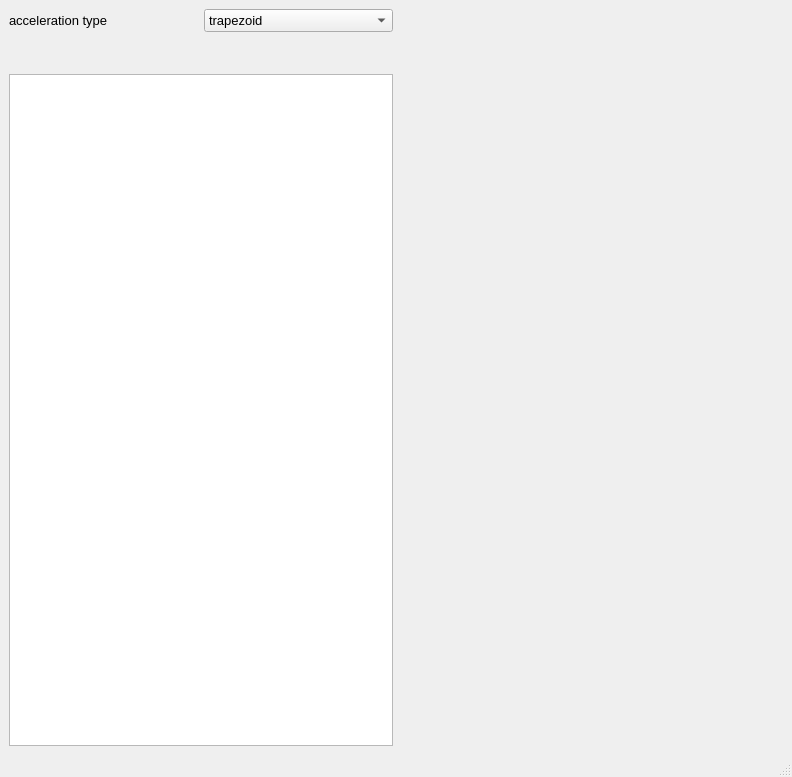
<?xml version="1.0" encoding="UTF-8"?>
<ui version="4.0">
 <class>MainWindow</class>
 <widget class="QMainWindow" name="MainWindow">
  <property name="geometry">
   <rect>
    <x>0</x>
    <y>0</y>
    <width>792</width>
    <height>777</height>
   </rect>
  </property>
  <property name="font">
   <font>
    <pointsize>10</pointsize>
   </font>
  </property>
  <property name="windowTitle">
   <string>MotorGraph</string>
  </property>
  <widget class="QWidget" name="centralwidget">
   <layout class="QHBoxLayout" name="horizontalLayout">
    <item>
     <layout class="QVBoxLayout" name="verticalLayout">
      <item>
       <layout class="QHBoxLayout" name="horizontalLayout_4">
        <item>
         <widget class="QLabel" name="label">
          <property name="text">
           <string>acceleration type</string>
          </property>
         </widget>
        </item>
        <item>
         <widget class="QComboBox" name="comboBox">
          <item>
           <property name="text">
            <string>trapezoid</string>
           </property>
          </item>
          <item>
           <property name="text">
            <string>triangle</string>
           </property>
          </item>
          <item>
           <property name="text">
            <string>parabola</string>
           </property>
          </item>
         </widget>
        </item>
       </layout>
      </item>
      <item>
       <widget class="QDoublespinboxAndQSlider" name="acceleration" native="true"/>
      </item>
      <item>
       <widget class="QDoublespinboxAndQSlider" name="v_max" native="true"/>
      </item>
      <item>
       <widget class="QDoublespinboxAndQSlider" name="distance" native="true"/>
      </item>
      <item>
       <widget class="QDoublespinboxAndQSlider" name="steps" native="true"/>
      </item>
      <item>
       <widget class="QDoublespinboxAndQSlider" name="decimals" native="true"/>
      </item>
      <item>
       <widget class="QDoublespinboxAndQSlider" name="lead" native="true"/>
      </item>
      <item>
       <widget class="QTextBrowser" name="textBrowser">
        <property name="sizePolicy">
         <sizepolicy hsizetype="Minimum" vsizetype="Expanding">
          <horstretch>0</horstretch>
          <verstretch>0</verstretch>
         </sizepolicy>
        </property>
        <property name="maximumSize">
         <size>
          <width>16777215</width>
          <height>16777215</height>
         </size>
        </property>
       </widget>
      </item>
     </layout>
    </item>
    <item>
     <layout class="QVBoxLayout" name="verticalLayout_2">
      <item>
       <widget class="PlotWidget" name="plotwidget_ta" native="true"/>
      </item>
      <item>
       <widget class="PlotWidget" name="plotwidget_tv" native="true"/>
      </item>
      <item>
       <widget class="PlotWidget" name="plotwidget_tx" native="true"/>
      </item>
      <item>
       <widget class="PlotWidget" name="plotwidget_trev" native="true"/>
      </item>
     </layout>
    </item>
   </layout>
  </widget>
  <widget class="QMenuBar" name="menubar">
   <property name="geometry">
    <rect>
     <x>0</x>
     <y>0</y>
     <width>792</width>
     <height>26</height>
    </rect>
   </property>
  </widget>
  <widget class="QStatusBar" name="statusbar"/>
 </widget>
 <customwidgets>
  <customwidget>
   <class>QDoublespinboxAndQSlider</class>
   <extends>QWidget</extends>
   <header location="global">qdoublespinbox_and_qslider</header>
   <container>1</container>
  </customwidget>
  <customwidget>
   <class>PlotWidget</class>
   <extends>QWidget</extends>
   <header location="global">pyqtgraph</header>
   <container>1</container>
  </customwidget>
 </customwidgets>
 <resources/>
 <connections/>
</ui>
